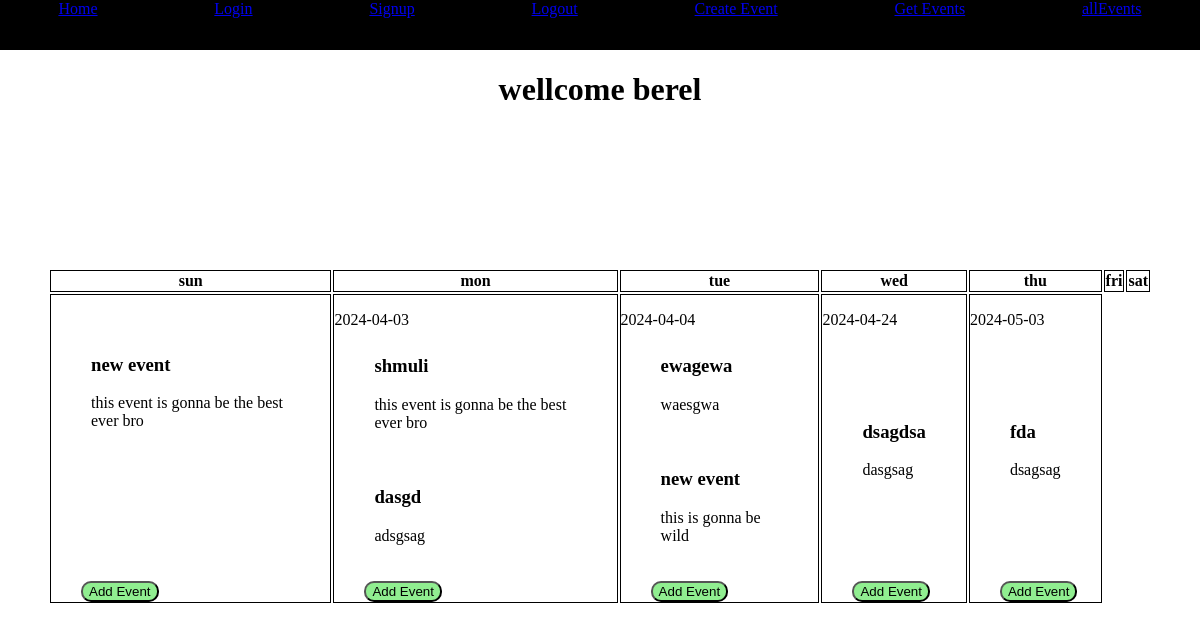
Before: /allEvents (signed in) with the older database file.
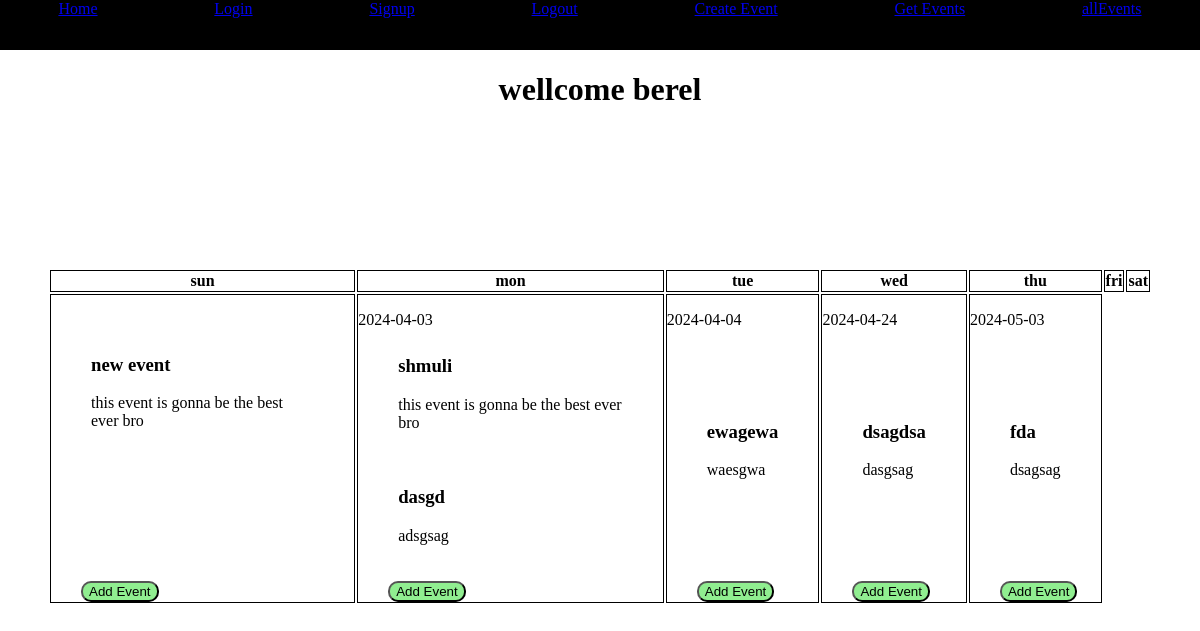
After: the same page with the newer database file.
### tables this page shows
CREATE TABLE events (id integer primary key, name text, description text, date text, user_id integer, foreign key (user_id) references users(id));

### main.py (the view)
@app.route('/allEvents')
def index():
    userId = session.get('userId')
    if not userId:
        return redirect('/login')
    events = get_events_by_userId(userId)
    if not events:
        return "you have no events"
    calendar = {}
    for event in events:
        if event[2] not in calendar:
            calendar[event[2]] = []
        calendar[event[2]].append(event)
    sortedCalendarDates = sorted(calendar.keys())
    return render_template("index.html", calendar=calendar, sortedCalendarDates=sortedCalendarDates, name=session.get('username'))

### databaseInteraction.py (called while the page is built)
def get_events_by_userId(userId):
    conn = connect("database.db")
    """Retrieve events from the database using a username."""
    cursor = conn.execute("SELECT name, description, date, id FROM events WHERE user_id = ?", (userId,))
    events = cursor.fetchall()
    return events

### templates/index.html (shortened to what this page needs)
{% extends 'base.html' %}
{% block content %}
<header> <h1>wellcome {{name}}</h1></header>
<table>
    <tr>
        <th>sun</th><th>mon</th><th>tue</th><th>wed</th><th>thu</th><th>fri</th><th>sat</th>
    </tr>
<tr>
    {% for day in sortedCalendarDates %}
    <td>
        <p class="date">{{ day }}</p>
        {% for event in calendar[day] %}
        <div class="event">
            <h3>{{ event[0] }}</h3>
            <p>{{ event[1] }}</p>
        </div>
        {% endfor %}
        <button class="addEvent" onclick="showForm({{ day }})">Add Event</button>
    </td>
    <br>
    {% endfor %}
</tr>
</table>
{% endblock %}

### templates/base.html (shortened to what this page needs)
<!DOCTYPE html>
<html lang="en">
<head>
</head>
<body>
    <nav>
        <a href="/">Home</a>
        <a href="/login">Login</a>
        <a href="/signup">Signup</a>
        <a href="/logout">Logout</a>
        <a href="/createEvent">Create Event</a>
        <a href="/getEvents">Get Events</a>
        <a href="/allEvents">allEvents</a>
    </nav>
    {% block content %}{% endblock %}
</body>
</html>

### templates/base.html (style rules this page uses)
body { margin: 0%; }
nav { height: 50px; display: flex; justify-content: space-around; background-color: black; color: black; }
td, th { border: 1px solid black; }

### templates/index.html (style rules this page uses)
:root { --indent-amount: 4%; }
table { margin:var(--indent-amount); }
td { position: relative; padding: 30px; }
.date { position: absolute; top: 0%; left: 0%; }
.addEvent { position: absolute; bottom: 0%; }
.event { padding: 10px; }
button { background-color: lightgreen; }
input, button { border-radius: 10px; }
header { text-align: center; }

Changed rows visible on the page:
removed events: name "new event", description "this is gonna be wild", shown under "2024-04-04"
